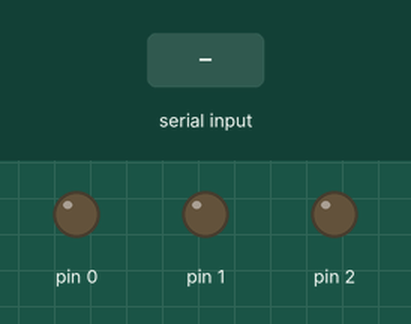
Simulated run of this sketch. Board: Arduino Uno, built with avr-gcc and run on an emulated ATmega328P. Shown: output pins drawn as LEDs (lit = HIGH). Inputs (shaded band) come from the test bench.

Above: at 1.2 s.
1.3 s: "o" received over the second serial link
At 2.2 s:
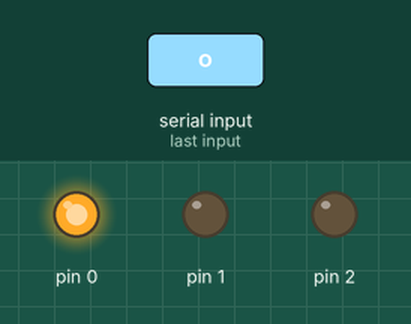
2.8 s: "m" received over the second serial link
At 3.4 s:
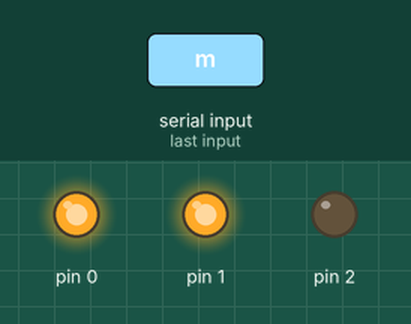
4.3 s: "p" received over the second serial link
At 5.5 s:
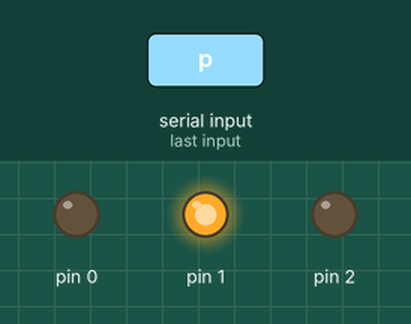
5.8 s: "k" received over the second serial link
At 6.9 s:
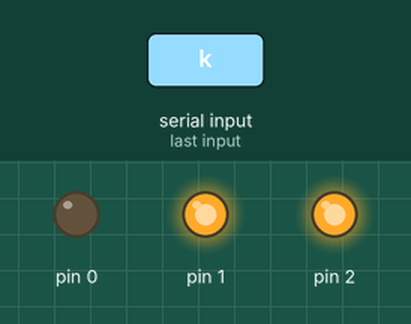
7.3 s: "n" received over the second serial link
At 8.0 s:
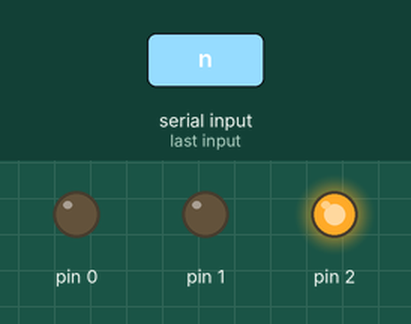
8.8 s: "l" received over the second serial link
At 9.1 s:
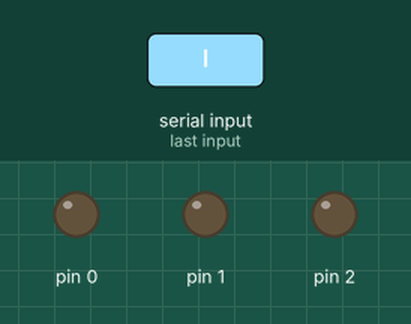
Timing chart, 0 to 11.3 s (numbered marks = the images above; inputs shaded):
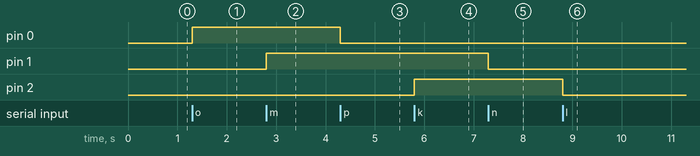

The sketch:

zib_tiinny.ino
```cpp
#include <SoftwareSerial.h>
SoftwareSerial SerialATtiny(3,4); // RX e TX

void setup() {
SerialATtiny.begin(9600);
pinMode(0, OUTPUT);
pinMode(1, OUTPUT);
pinMode(2, OUTPUT);
}
void loop() {
char c = SerialATtiny.read();

if (c == 'o') digitalWrite(0, HIGH);
if (c == 'p') digitalWrite(0, LOW);

if (c == 'm') digitalWrite(1, HIGH);
if (c == 'n') digitalWrite(1, LOW);

if (c == 'k') digitalWrite(2, HIGH);
if (c == 'l') digitalWrite(2, LOW);
}
```

Measured:
- after the input at 1.3 s, pin 0: LOW → HIGH at once
- after the input at 2.8 s, pin 1: LOW → HIGH at once
- after the input at 4.3 s, pin 0: HIGH → LOW at once
- after the input at 5.8 s, pin 2: LOW → HIGH at once
- after the input at 7.3 s, pin 1: HIGH → LOW at once
- after the input at 8.8 s, pin 2: HIGH → LOW at once
